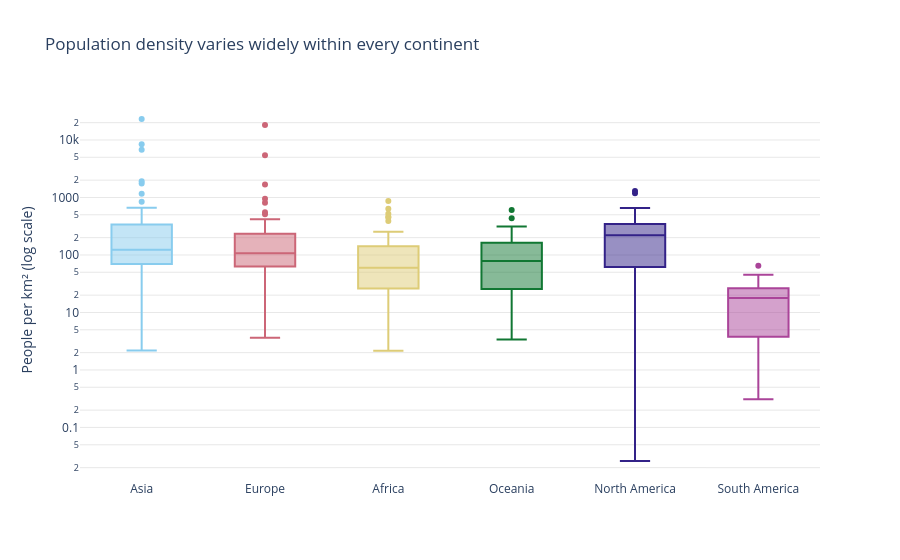

Notebook code cell kept with this figure:
### Markdown cell above
**Chart choice & justification:** A box plot shows each continent's median, interquartile range and outliers, so it communicates the spread rather than only an average. A logarithmic vertical axis makes highly skewed country densities readable.

### Code cell
# Q4 — Distribution of population density by continent
fig = px.box(
    df, x="Continent", y="Density", color="Continent", points="outliers",
    log_y=True, title="Population density varies widely within every continent",
    color_discrete_sequence=px.colors.qualitative.Safe
)
fig.update_layout(template="plotly_white", showlegend=False,
                  xaxis_title="", yaxis_title="People per km² (log scale)")
fig.update_xaxes(showgrid=False)
fig.update_yaxes(showgrid=True, gridcolor="#E8E8E8")
fig.show()

### Figure 1 — Plotly figure (JSON) as saved in the notebook; plotly's stock layout.template omitted (floating-point values rounded to 4 significant figures)
{"data": [{"alignmentgroup": "True", "boxpoints": "outliers", "hovertemplate": "Continent=%{x}<br>Density=%{y}<extra></extra>", "legendgroup": "Asia", "marker": {"color": "rgb(136, 204, 238)"}, "name": "Asia", "notched": false, "offsetgroup": "Asia", "orientation": "v", "showlegend": true, "type": "box", "x": ["Asia", "Asia", "Asia", "Asia", "Asia", "Asia", "Asia", "Asia", "Asia", "Asia", "Asia", "Asia", "Asia", "Asia", "Asia", "Asia", "Asia", "Asia", "Asia", "Asia", "Asia", "Asia", "Asia", "Asia", "Asia", "Asia", "Asia", "Asia", "Asia", "Asia", "Asia", "Asia", "Asia", "Asia", "Asia", "Asia", "Asia", "Asia", "Asia", "Asia", "Asia", "Asia", "Asia", "Asia", "Asia", "Asia", "Asia", "Asia", "Asia", "Asia"], "x0": " ", "xaxis": "x", "y": [63.06, 93.48, 119.6, 1924.0, 1160.0, 20.38, 77.88, 92.62, 146.9, 53.72, 6783.0, 431.1, 144.7, 53.73, 101.5, 435.2, 328.0, 126.3, 7.119, 239.6, 33.16, 31.8, 525.2, 23170.0, 102.6, 1746.0, 2.173, 80.08, 207.6, 216.3, 14.79, 267.4, 844.1, 337.5, 232.6, 16.94, 8416.0, 517.1, 332.8, 119.5, 660.2, 69.55, 139.7, 90.18, 108.9, 13.18, 112.9, 77.4, 296.4, 63.82], "y0": " ", "yaxis": "y"}, {"alignmentgroup": "True", "boxpoints": "outliers", "hovertemplate": "Continent=%{x}<br>Density=%{y}<extra></extra>", "legendgroup": "Europe", "marker": {"color": "rgb(204, 102, 119)"}, "name": "Europe", "notched": false, "offsetgroup": "Europe", "orientation": "v", "showlegend": true, "type": "box", "x": ["Europe", "Europe", "Europe", "Europe", "Europe", "Europe", "Europe", "Europe", "Europe", "Europe", "Europe", "Europe", "Europe", "Europe", "Europe", "Europe", "Europe", "Europe", "Europe", "Europe", "Europe", "Europe", "Europe", "Europe", "Europe", "Europe", "Europe", "Europe", "Europe", "Europe", "Europe", "Europe", "Europe", "Europe", "Europe", "Europe", "Europe", "Europe", "Europe", "Europe", "Europe", "Europe", "Europe", "Europe", "Europe", "Europe", "Europe", "Europe", "Europe", "Europe"], "x0": " ", "xaxis": "x", "y": [98.87, 170.6, 106.6, 45.93, 381.8, 63.14, 61.17, 71.22, 135.3, 133.1, 136.5, 29.32, 38.11, 16.37, 117.1, 233.5, 5442.0, 78.68, 811.6, 107.1, 3.62, 71.48, 147.8, 195.9, 955.0, 28.67, 245.8, 42.11, 250.4, 1688.0, 96.7, 18230.0, 45.4, 419.7, 81.42, 16.78, 127.5, 111.5, 82.47, 8.464, 551.8, 81.73, 115.1, 104.6, 93.99, 23.43, 211.7, 65.79, 277.9, 510.0], "y0": " ", "yaxis": "y"}, {"alignmentgroup": "True", "boxpoints": "outliers", "hovertemplate": "Continent=%{x}<br>Density=%{y}<extra></extra>", "legendgroup": "Africa", "marker": {"color": "rgb(221, 204, 119)"}, "name": "Africa", "notched": false, "offsetgroup": "Africa", "orientation": "v", "showlegend": true, "type": "box", "x": ["Africa", "Africa", "Africa", "Africa", "Africa", "Africa", "Africa", "Africa", "Africa", "Africa", "Africa", "Africa", "Africa", "Africa", "Africa", "Africa", "Africa", "Africa", "Africa", "Africa", "Africa", "Africa", "Africa", "Africa", "Africa", "Africa", "Africa", "Africa", "Africa", "Africa", "Africa", "Africa", "Africa", "Africa", "Africa", "Africa", "Africa", "Africa", "Africa", "Africa", "Africa", "Africa", "Africa", "Africa", "Africa", "Africa", "Africa", "Africa", "Africa", "Africa", "Africa", "Africa", "Africa", "Africa", "Africa", "Africa", "Africa"], "x0": " ", "xaxis": "x", "y": [18.85, 28.55, 118.6, 4.519, 83.06, 463.1, 58.71, 147.1, 8.956, 13.8, 449.4, 48.31, 42.22, 110.7, 59.71, 31.33, 69.2, 111.7, 8.925, 253.2, 140.3, 56.37, 58.29, 87.33, 93.09, 75.96, 47.61, 3.872, 50.44, 172.2, 18.22, 4.595, 637.0, 871.9, 83.88, 41.13, 3.109, 20.69, 236.6, 17.46, 387.9, 523.1, 235.9, 88.03, 237.0, 120.0, 27.6, 49.05, 17.61, 24.85, 69.3, 155.8, 75.52, 195.6, 2.165, 26.6, 41.77], "y0": " ", "yaxis": "y"}, {"alignmentgroup": "True", "boxpoints": "outliers", "hovertemplate": "Continent=%{x}<br>Density=%{y}<extra></extra>", "legendgroup": "Oceania", "marker": {"color": "rgb(17, 119, 51)"}, "name": "Oceania", "notched": false, "offsetgroup": "Oceania", "orientation": "v", "showlegend": true, "type": "box", "x": ["Oceania", "Oceania", "Oceania", "Oceania", "Oceania", "Oceania", "Oceania", "Oceania", "Oceania", "Oceania", "Oceania", "Oceania", "Oceania", "Oceania", "Oceania", "Oceania", "Oceania", "Oceania", "Oceania", "Oceania", "Oceania", "Oceania", "Oceania"], "x0": " ", "xaxis": "x", "y": [222.5, 3.403, 72.08, 50.88, 73.5, 312.9, 161.8, 229.7, 162.6, 603.2, 15.61, 19.17, 7.439, 106.8, 39.34, 21.91, 78.25, 25.06, 155.9, 143.0, 435.1, 26.81, 81.49], "y0": " ", "yaxis": "y"}, {"alignmentgroup": "True", "boxpoints": "outliers", "hovertemplate": "Continent=%{x}<br>Density=%{y}<extra></extra>", "legendgroup": "North America", "marker": {"color": "rgb(51, 34, 136)"}, "name": "North America", "notched": false, "offsetgroup": "North America", "orientation": "v", "showlegend": true, "type": "box", "x": ["North America", "North America", "North America", "North America", "North America", "North America", "North America", "North America", "North America", "North America", "North America", "North America", "North America", "North America", "North America", "North America", "North America", "North America", "North America", "North America", "North America", "North America", "North America", "North America", "North America", "North America", "North America", "North America", "North America", "North America", "North America", "North America", "North America", "North America", "North America", "North America", "North America", "North America", "North America", "North America"], "x0": " ", "xaxis": "x", "y": [174.3, 212.1, 591.4, 29.4, 655.0, 17.65, 1189.0, 207.3, 3.851, 260.2, 101.4, 102.0, 430.5, 96.85, 230.7, 301.1, 0.0261, 364.6, 243.1, 163.9, 417.5, 92.74, 257.2, 325.8, 64.91, 43.04, 53.3, 58.46, 366.7, 522.2, 182.6, 292.0, 599.8, 24.22, 267.2, 1299.0, 298.4, 48.21, 36.09, 286.6], "y0": " ", "yaxis": "y"}, {"alignmentgroup": "True", "boxpoints": "outliers", "hovertemplate": "Continent=%{x}<br>Density=%{y}<extra></extra>", "legendgroup": "South America", "marker": {"color": "rgb(170, 68, 153)"}, "name": "South America", "notched": false, "offsetgroup": "South America", "orientation": "v", "showlegend": true, "type": "box", "x": ["South America", "South America", "South America", "South America", "South America", "South America", "South America", "South America", "South America", "South America", "South America", "South America", "South America", "South America"], "x0": " ", "xaxis": "x", "y": [16.37, 11.13, 25.28, 25.93, 45.43, 65.02, 0.3105, 3.646, 3.762, 16.67, 26.49, 3.773, 18.91, 30.88], "y0": " ", "yaxis": "y"}], "layout": {"boxmode": "overlay", "legend": {"title": {"text": "Continent"}, "tracegroupgap": 0}, "showlegend": false, "title": {"text": "Population density varies widely within every continent"}, "xaxis": {"anchor": "y", "categoryarray": ["Asia", "Europe", "Africa", "Oceania", "North America", "South America"], "categoryorder": "array", "domain": [0, 1], "showgrid": false, "title": {"text": ""}}, "yaxis": {"anchor": "x", "domain": [0, 1], "gridcolor": "#E8E8E8", "showgrid": true, "title": {"text": "People per km² (log scale)"}, "type": "log"}}}
